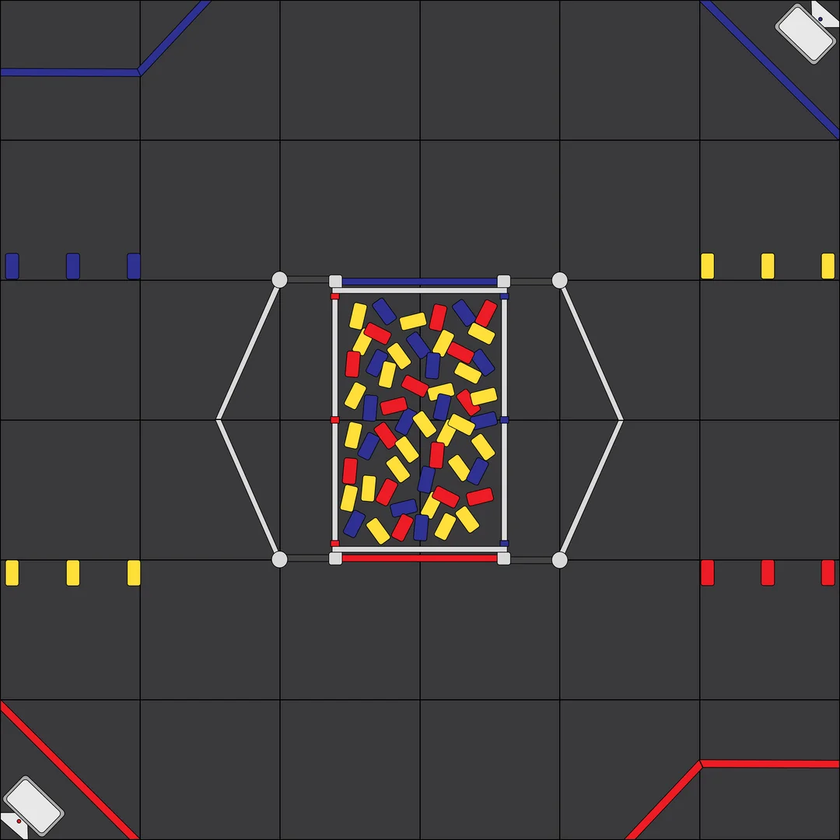
#> input picture image.png, 840 x 840 px, shrunk from 1080 x 1080 before the run, given in place of limelight.local:5800, which was not available
$ python limelightyellow.py   (older library calls are emulated)
#> lines starting #> are read from the running program, lines starting #| are printed output that depends on the picture; after the words box and inside, x2 and y2 are one past the last pixel; in counts of white or black regions, pixels touching at a corner belong together; pictures that were not available may be replaced by others from this repository, and a replacement may not be noted
import cv2
import numpy as np
import math
import time
from collections import defaultdict

# Track OpenCV function calls and timing
opencv_stats = defaultdict(lambda: {'count': 0, 'total_time': 0})

def track_opencv(func_name):
    def decorator(func):
        def wrapper(*args, **kwargs):
            start = time.time()
            result = func(*args, **kwargs)
            end = time.time()
            opencv_stats[func_name]['count'] += 1
            opencv_stats[func_name]['total_time'] += (end - start)
            return result
        return wrapper
    return decorator

# Wrap commonly used OpenCV functions
cv2.split = track_opencv('split')(cv2.split)
cv2.cvtColor = track_opencv('cvtColor')(cv2.cvtColor)
cv2.inRange = track_opencv('inRange')(cv2.inRange)
cv2.bitwise_and = track_opencv('bitwise_and')(cv2.bitwise_and)
cv2.bitwise_or = track_opencv('bitwise_or')(cv2.bitwise_or)
cv2.bitwise_not = track_opencv('bitwise_not')(cv2.bitwise_not)
cv2.morphologyEx = track_opencv('morphologyEx')(cv2.morphologyEx)
cv2.GaussianBlur = track_opencv('GaussianBlur')(cv2.GaussianBlur)
cv2.Sobel = track_opencv('Sobel')(cv2.Sobel)
cv2.Canny = track_opencv('Canny')(cv2.Canny)
cv2.findContours = track_opencv('findContours')(cv2.findContours)
cv2.drawContours = track_opencv('drawContours')(cv2.drawContours)
cv2.bilateralFilter = track_opencv('bilateralFilter')(cv2.bilateralFilter)
cv2.normalize = track_opencv('normalize')(cv2.normalize)
cv2.dilate = track_opencv('dilate')(cv2.dilate)
cv2.contourArea = track_opencv('contourArea')(cv2.contourArea)

# Constants for filtering contours
SMALL_CONTOUR_AREA = 200

# Minimum average brightness threshold (0-255)
MIN_BRIGHTNESS_THRESHOLD = 60

# Color detection ranges for yellow in HSV
HSV_YELLOW_RANGE = ([10, 120, 50], [30, 255, 255])

# Edge detection parameters - initial values
BLUR_SIZE = 17
SOBEL_KERNEL = 3

# [118 lines left out: functions calculate_angle, draw_info, separate_touching_contours, not called in this run]

def process_color(frame, mask):
    kernel = np.ones((5, 5), np.uint8)
    masked_frame = cv2.bitwise_and(frame, frame, mask=mask)
    gray_masked = cv2.cvtColor(masked_frame, cv2.COLOR_BGR2GRAY)

    gray_boosted = cv2.addWeighted(gray_masked, 1.5, mask, 0.5, 0)

    blurred = cv2.GaussianBlur(gray_boosted, (BLUR_SIZE, BLUR_SIZE), 0)

    sobelx = cv2.Sobel(blurred, cv2.CV_32F, 1, 0, ksize=SOBEL_KERNEL)
    sobely = cv2.Sobel(blurred, cv2.CV_32F, 0, 1, ksize=SOBEL_KERNEL)

    magnitude = np.sqrt(sobelx**2 + sobely**2)
    magnitude = np.uint8(magnitude * 255 / np.max(magnitude))

    _, edges = cv2.threshold(magnitude, 50, 255, cv2.THRESH_BINARY)

    edges = cv2.morphologyEx(edges, cv2.MORPH_CLOSE, kernel)
    edges = cv2.dilate(edges, np.ones((3, 3), np.uint8), iterations=3)
    edges = cv2.bitwise_not(edges)
    edges = cv2.bitwise_and(edges, edges, mask=mask)

    contours, hierarchy = cv2.findContours(edges, cv2.RETR_EXTERNAL, cv2.CHAIN_APPROX_SIMPLE)

    return contours, hierarchy, gray_masked

def runPipeline(frame, llrobot):
    try:
        # Initialize Limelight-style output
        llpython = [0, 0, 0, 0, 0, 0, 0, 0]
        largest_contour = np.array([[]])

        # Convert to HSV and denoise
        hsv = cv2.cvtColor(frame, cv2.COLOR_BGR2HSV)
        cv2.imshow('1. HSV', hsv)

        hsv_denoised = cv2.GaussianBlur(hsv, (5, 5), 0)
        cv2.imshow('2. HSV Denoised', hsv_denoised)

        # Create mask for yellow
        yellow_mask = cv2.inRange(hsv_denoised, np.array(HSV_YELLOW_RANGE[0]), np.array(HSV_YELLOW_RANGE[1]))
        cv2.imshow('3. Yellow Mask', yellow_mask)

        # Process yellow color
        yellow_contours, yellow_hierarchy, yellow_gray = process_color(frame, yellow_mask)

        # Show intermediate processing steps
        kernel = np.ones((5, 5), np.uint8)
        masked_frame = cv2.bitwise_and(frame, frame, mask=yellow_mask)
        cv2.imshow('4. Masked Frame', masked_frame)

        gray_masked = cv2.cvtColor(masked_frame, cv2.COLOR_BGR2GRAY)
        cv2.imshow('5. Gray Masked', gray_masked)

        gray_boosted = cv2.addWeighted(gray_masked, 1.5, yellow_mask, 0.5, 0)
        cv2.imshow('6. Gray Boosted', gray_boosted)

        blurred = cv2.GaussianBlur(gray_boosted, (BLUR_SIZE, BLUR_SIZE), 0)
        cv2.imshow('7. Blurred', blurred)

        sobelx = cv2.Sobel(blurred, cv2.CV_32F, 1, 0, ksize=SOBEL_KERNEL)
        sobely = cv2.Sobel(blurred, cv2.CV_32F, 0, 1, ksize=SOBEL_KERNEL)

        magnitude = np.sqrt(sobelx**2 + sobely**2)
        magnitude = np.uint8(magnitude * 255 / np.max(magnitude))
        cv2.imshow('8. Sobel Magnitude', magnitude)

        _, edges = cv2.threshold(magnitude, 50, 255, cv2.THRESH_BINARY)
        cv2.imshow('9. Thresholded Edges', edges)

        edges = cv2.morphologyEx(edges, cv2.MORPH_CLOSE, kernel)
        cv2.imshow('10. Morphology Close', edges)

        edges = cv2.dilate(edges, np.ones((3, 3), np.uint8), iterations=3)
        cv2.imshow('11. Dilated', edges)

        edges = cv2.bitwise_not(edges)
        cv2.imshow('12. Inverted', edges)

        edges = cv2.bitwise_and(edges, edges, mask=yellow_mask)
        cv2.imshow('13. Final Edges', edges)

        # Create a copy for contour visualization
        contour_frame = frame.copy()

        for i, contour in enumerate(yellow_contours):
            if cv2.contourArea(contour) < SMALL_CONTOUR_AREA:
                continue

            for sep_contour in separate_touching_contours(contour, yellow_gray):
                mask = np.zeros(yellow_gray.shape, dtype=np.uint8)
                cv2.drawContours(mask, [sep_contour], -1, 255, -1)
                cv2.imshow('14. Contour Mask', mask)

                if cv2.mean(yellow_gray, mask=mask)[0] < MIN_BRIGHTNESS_THRESHOLD:
                    continue

                M = cv2.moments(sep_contour)
                if M["m00"] == 0:
                    continue

                center = (int(M["m10"] / M["m00"]), int(M["m01"] / M["m00"]))
                angle = calculate_angle(sep_contour)
                area = cv2.contourArea(sep_contour)

                # Draw contours on visualization frame
                cv2.drawContours(contour_frame, [sep_contour], -1, (0, 255, 0), 2)
                cv2.imshow('15. Contours', contour_frame)

                # Update llpython output with the first valid contour data
                llpython = [1, center[0], center[1], angle, len(yellow_contours), 0, 0, 0]

                # Update largest_contour with the first valid contour
                largest_contour = sep_contour

                # Draw information on the frame
                draw_info(frame, "Yellow", angle, center, i + 1, area)

                # Break after finding the first valid contour for simplicity
                break

            # If a valid contour was found, stop processing further contours
            if llpython[0] == 1:
                break

        cv2.imshow('16. Final Output', frame)
        return largest_contour, frame, llpython

    except Exception as e:
        print(f"Error: {str(e)}")
        return np.array([[]]), frame, [0, 0, 0, 0, 0, 0, 0, 0]


def main():
    cap = cv2.VideoCapture('http://limelight.local:5800')


    while True:
        ret, frame = cap.read()
#> frame is the input picture: shape (840, 840, 3); mean B, G, R 62.3, 61.1, 64.3

        if not ret:
            print("Failed to grab frame")
            break

        _, processed_frame, _ = runPipeline(frame, None)
#> in wrapper, `result = func(*args, **kwargs)`: result: shape (840, 840, 3); mean H, S, V 115.2, 19, 67.6
#> in runPipeline, `hsv_denoised = cv2.GaussianBlur(hsv, (5, 5), 0)`: hsv_denoised: shape (840, 840, 3); mean H, S, V 115.2, 19, 67.7
#> in runPipeline, `yellow_mask = cv2.inRange(hsv_denoised, np.array(HSV_YELLOW_RANGE[0]),..`:
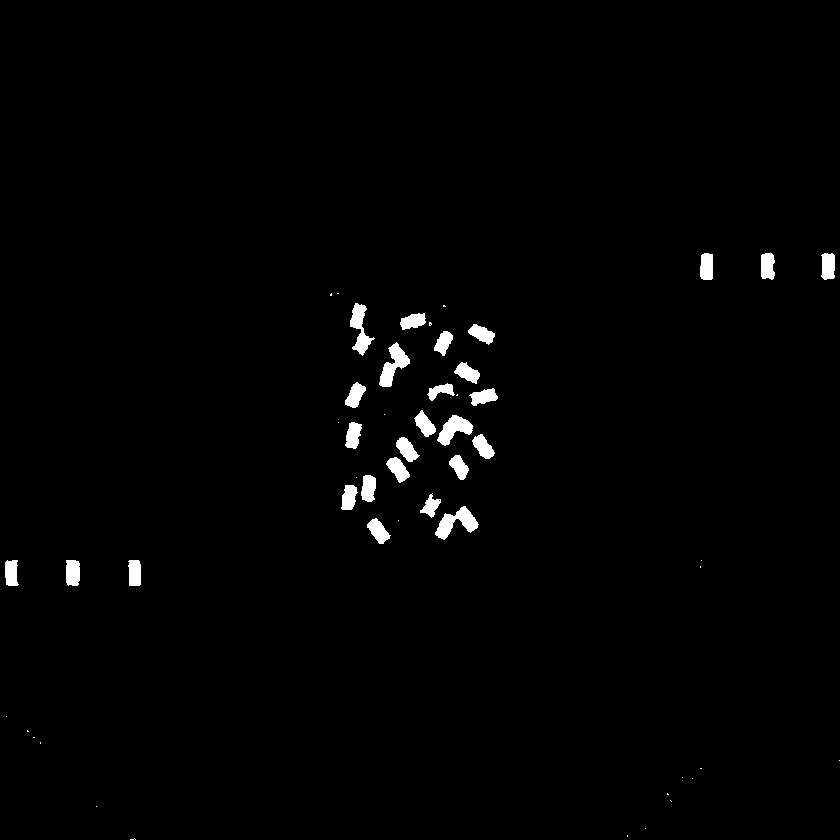
#> yellow_mask: shape (840, 840); 1.4% white; 52 white regions (25 under 20 px), largest, box (x1, y1, x2, y2) and area: (435, 506, 479, 540) 660, (379, 342, 410, 387) 616, (350, 303, 375, 356) 569
#> in process_color, `blurred = cv2.GaussianBlur(gray_boosted, (BLUR_SIZE, BLUR_SIZE), 0)`:
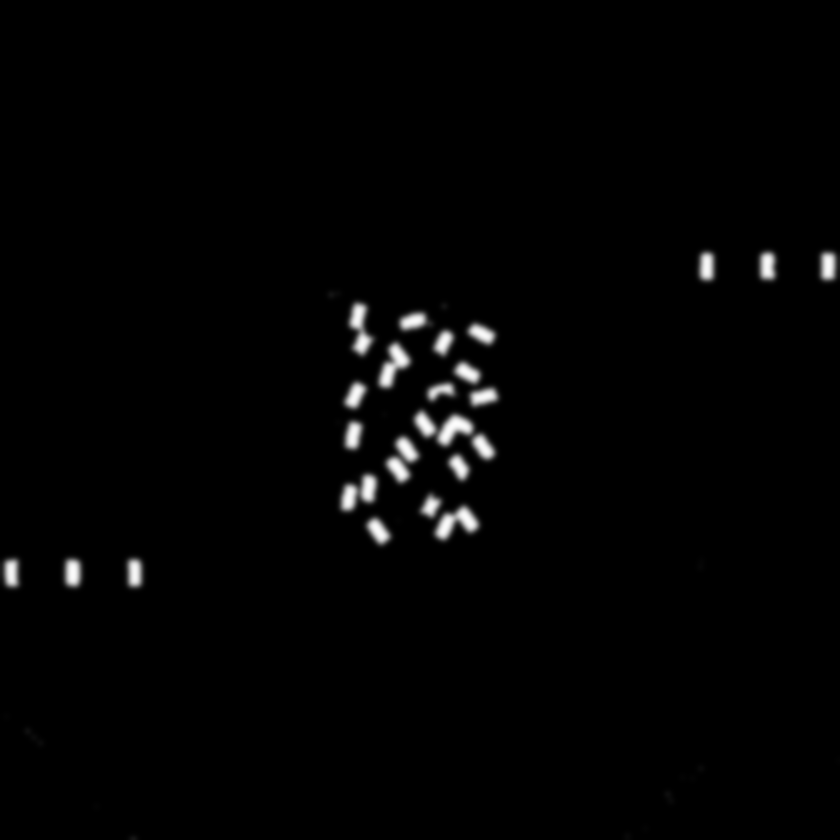
#> blurred: shape (840, 840); min 0, max 253, mean 3.4
#> in process_color, `sobelx = cv2.Sobel(blurred, cv2.CV_32F, 1, 0, ksize=SOBEL_KERNEL)`:
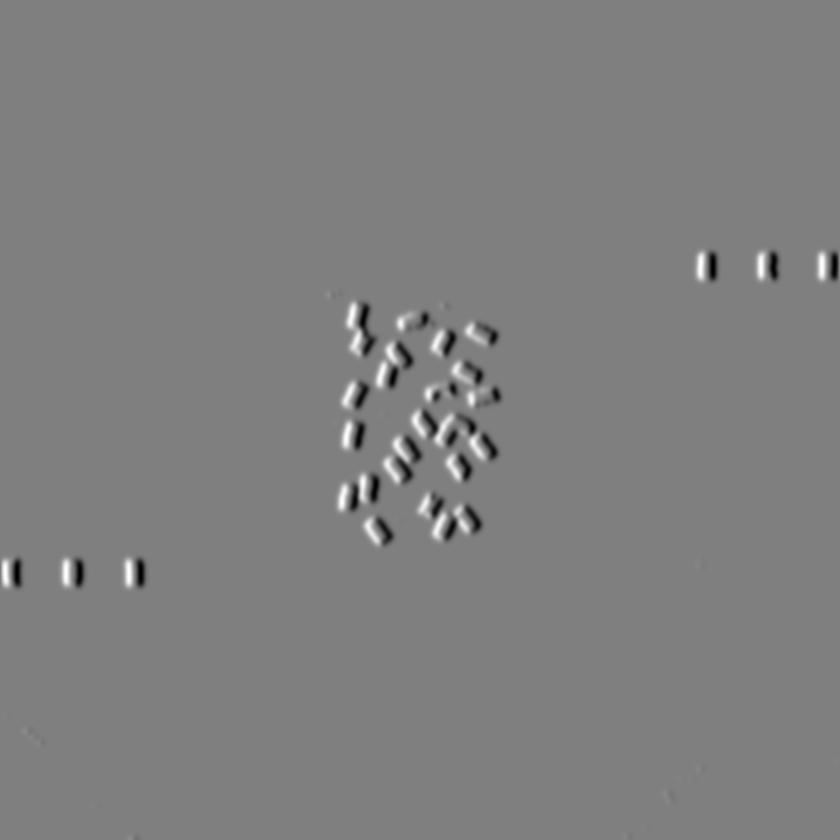
#> sobelx: shape (840, 840) float32; min -276, max 276, mean 0; drawn with min black and max white
#> in process_color, `sobely = cv2.Sobel(blurred, cv2.CV_32F, 0, 1, ksize=SOBEL_KERNEL)`:
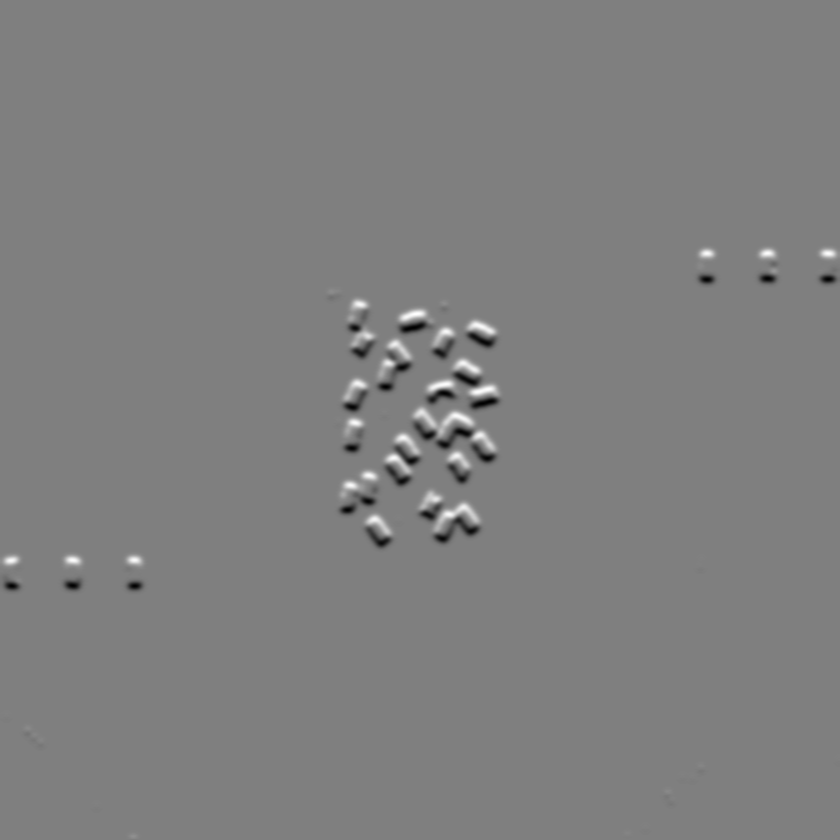
#> sobely: shape (840, 840) float32; min -270, max 272, mean 0; drawn with min black and max white
#> in process_color, `magnitude = np.sqrt(sobelx**2 + sobely**2)`:
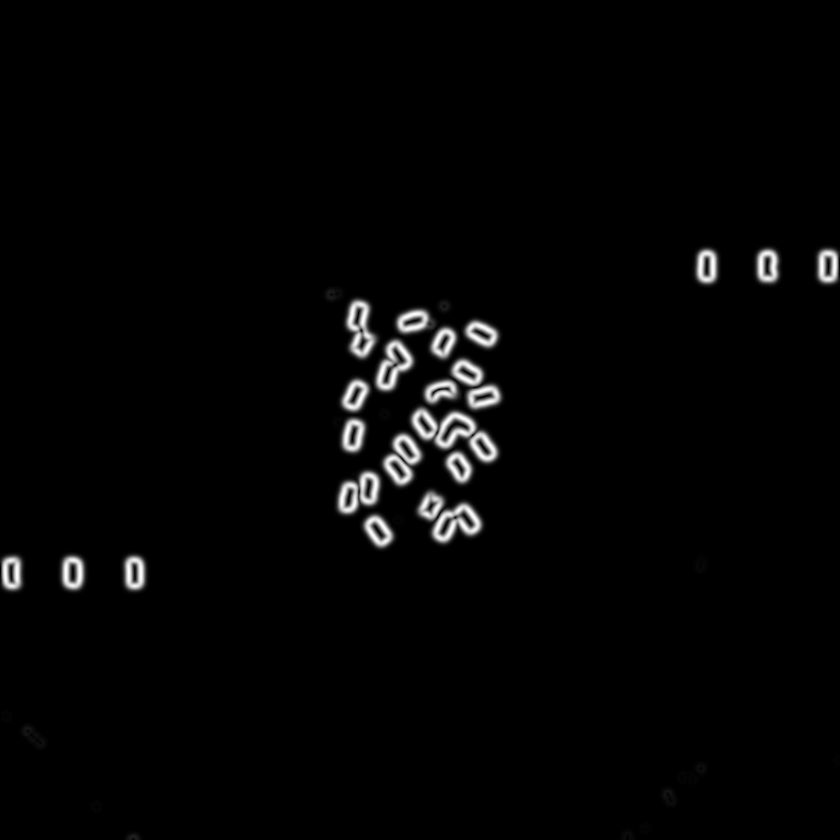
#> magnitude: shape (840, 840) float32; min 0, max 278.4, mean 5.4; drawn with min black and max white
#> in process_color, `_, edges = cv2.threshold(magnitude, 50, 255, cv2.THRESH_BINARY)`: edges: shape (840, 840); 2.9% white; 24 white regions (1 under 20 px), largest, box (x1, y1, x2, y2) and area: (410, 407, 499, 464) 2347, (382, 432, 423, 487) 1327, (431, 502, 483, 544) 1303
#> in process_color, `edges = cv2.morphologyEx(edges, cv2.MORPH_CLOSE, kernel)`: edges: shape (840, 840); 3.1% white; 16 white regions, largest, box (x1, y1, x2, y2) and area: (382, 358, 502, 487) 6922, (417, 490, 483, 544) 2037, (340, 378, 370, 453) 1482
#> in process_color, `edges = cv2.dilate(edges, np.ones((3, 3), np.uint8), iterations=3)`: edges: shape (840, 840); 4.5% white; 10 white regions, largest, box (x1, y1, x2, y2) and area: (334, 305, 505, 518) 19289, (414, 487, 486, 547) 2883, (342, 296, 380, 362) 1939
#> in process_color, `edges = cv2.bitwise_and(edges, edges, mask=mask)`:
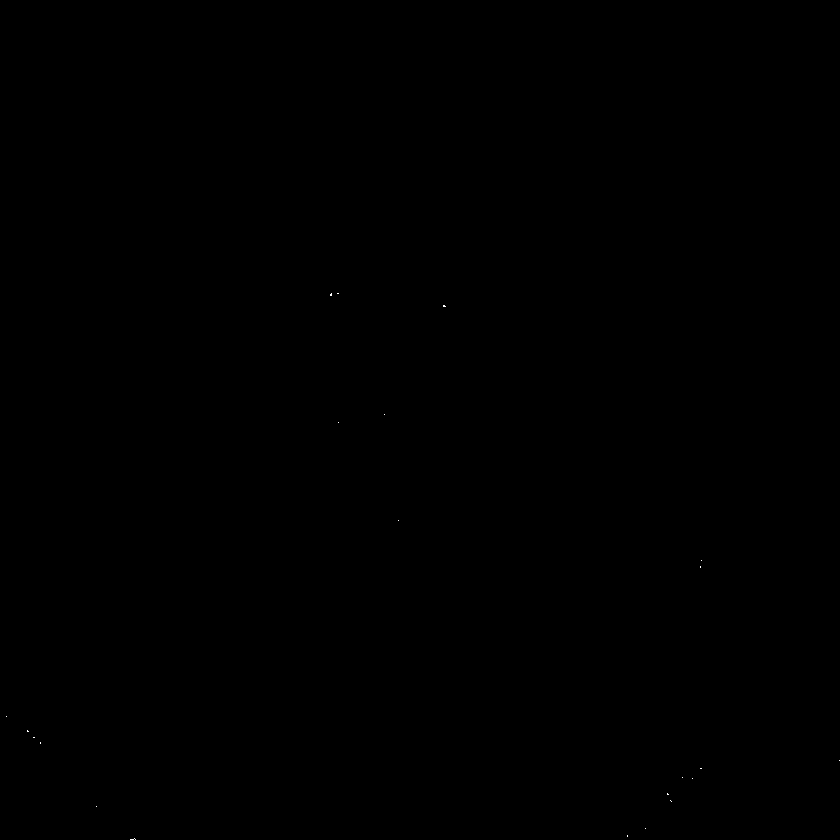
#> edges: shape (840, 840); 0.01% white in thin lines or dots, all inside (x1, y1, x2, y2) = (6, 293, 840, 840)
#> in process_color, `contours, hierarchy = cv2.findContours(edges, cv2.RETR_EXTERNAL, cv2.C..`: contours = 22 contours, all with area under 20
#> in runPipeline, `yellow_contours, yellow_hierarchy, yellow_gray = process_color(frame, ..`: yellow_hierarchy = 22 rows, first 6: [1, -1, -1, -1], [2, 0, -1, -1], [3, 1, -1, -1], [4, 2, -1, -1], [5, 3, -1, -1], [6, 4, -1, -1]
#> the loop in runPipeline, `for i, contour in enumerate(yellow_contours):` made 22 passes
#> contour on passes 2 to 13: [[627, 835], [627, 836]], [[645, 828]], [[96, 806]], [[670, 800], [671, 801]], [[667, 793], [667, 794], [668, 794]], [[692, 778]], [[682, 777]], [[700, 768], [701, 768]], [[839, 760]], [[40, 742], [40, 743]], [[33, 737], [34, 737]], [[27, 730], [27, 731], [28, 731]]
        if cv2.waitKey(1) & 0xFF == ord('q'):
#> (key q is pressed here)
            break

    cap.release()
    cv2.destroyAllWindows()

if __name__ == "__main__":
    main()
